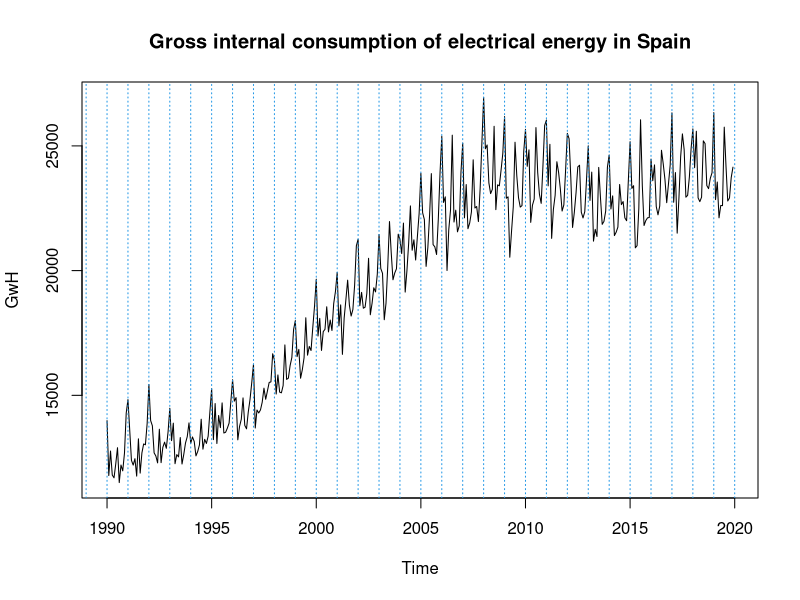
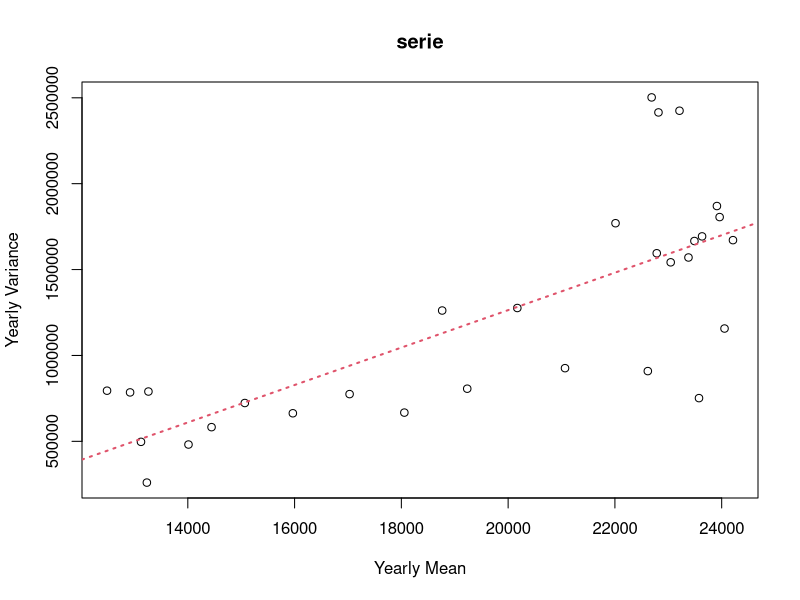
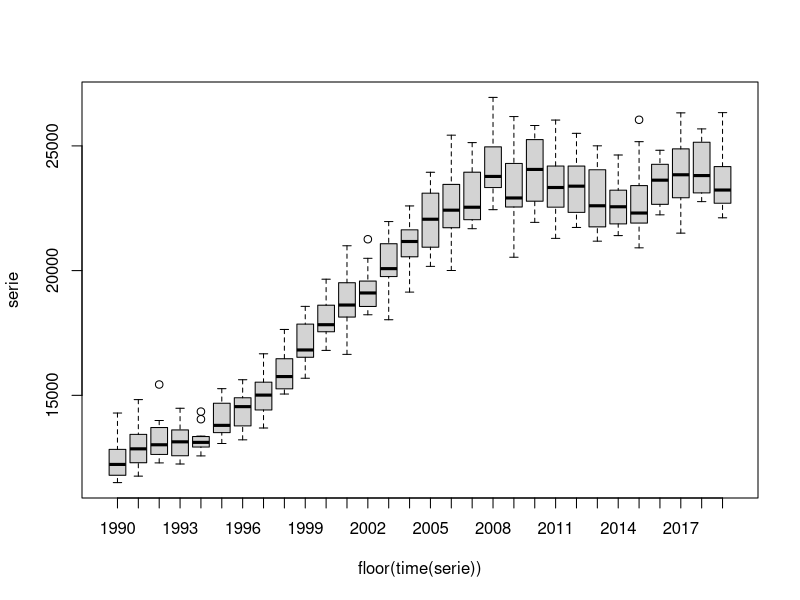
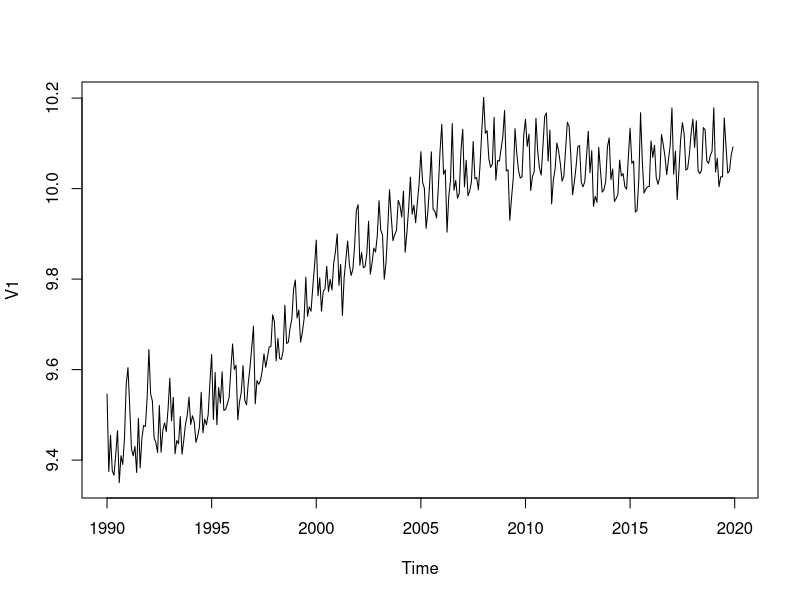
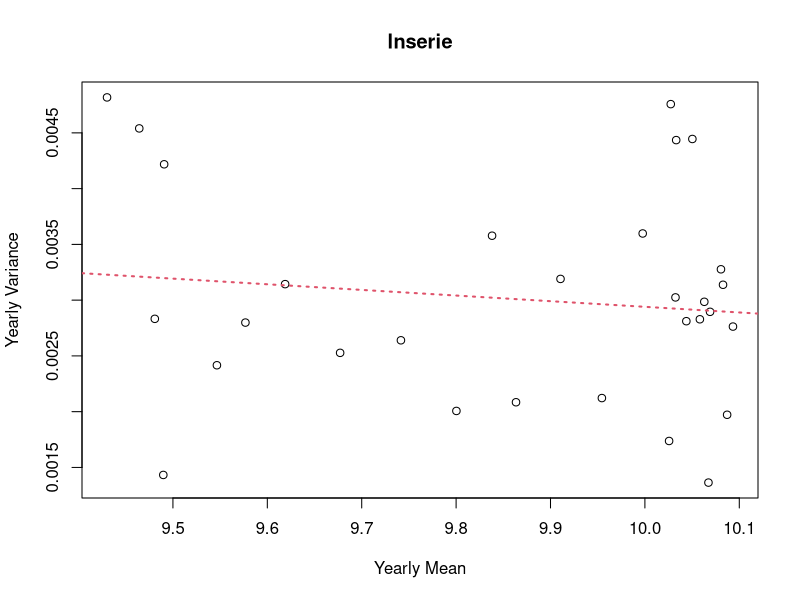
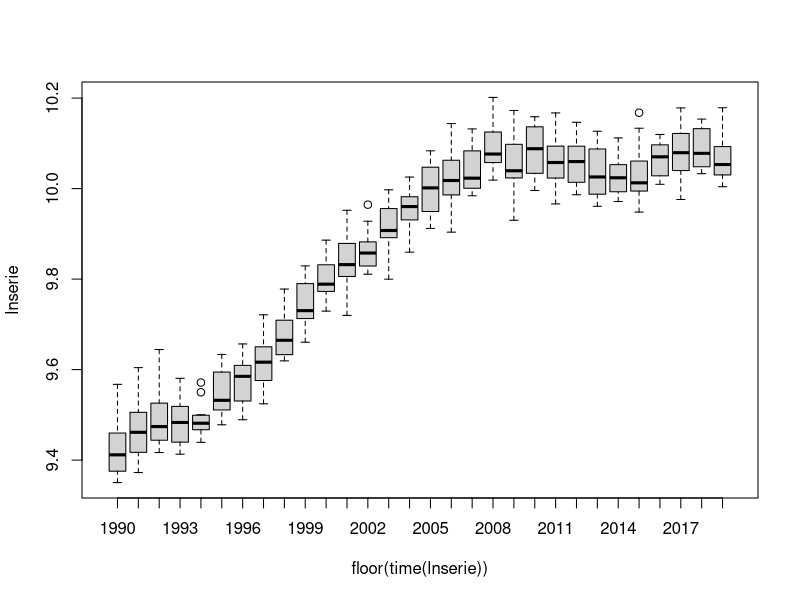
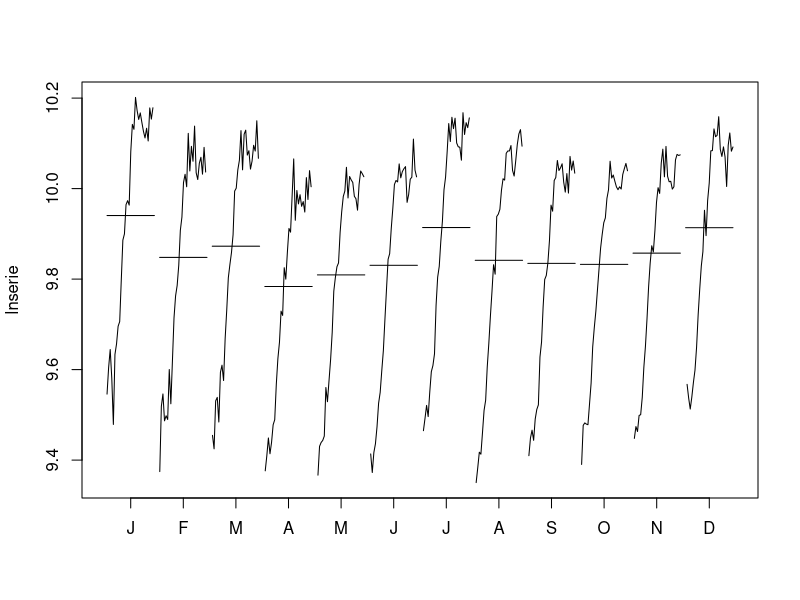
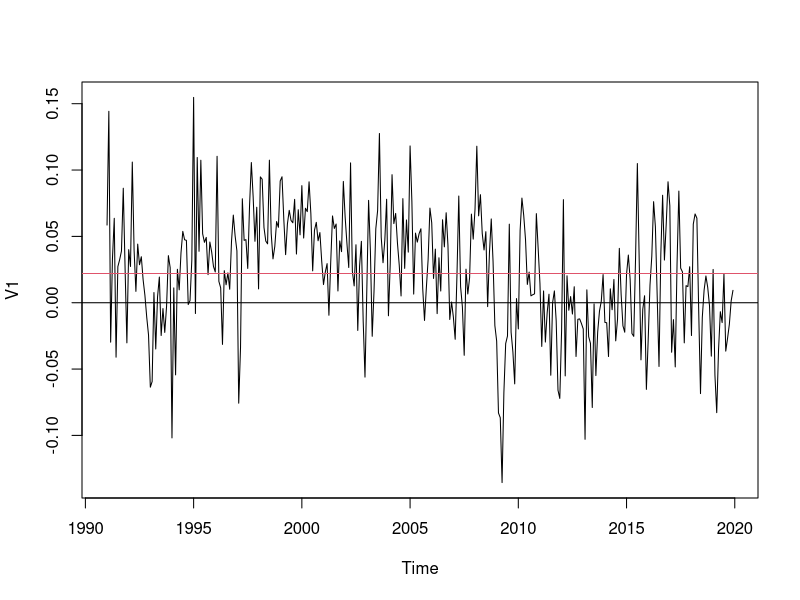

Here is the R script that generated these plots, in order:
## ---- chunk 1
serie=window(ts(read.table("ConsumElec.dat"),start=1990,freq=12))
plot(serie, main="Gross internal consumption of electrical energy in Spain", ylab="GwH")
abline(v=1985:2020,lty=3,col=4)
serie
## ---- chunk 2
m=apply(matrix(serie,nr=12),2,mean)
v=apply(matrix(serie,nr=12),2,var)
plot(m,v,xlab="Yearly Mean",ylab="Yearly Variance",main="serie")
abline(lm(v~m),col=2,lty=3,lwd=2)

boxplot(serie~floor(time(serie)))
## ---- chunk 3
lnserie=log(serie)
plot(lnserie)

m=apply(matrix(lnserie,nr=12),2,mean)
v=apply(matrix(lnserie,nr=12),2,var)
plot(m,v,xlab="Yearly Mean",ylab="Yearly Variance",main="lnserie")
abline(lm(v~m),col=2,lty=3,lwd=2)

boxplot(lnserie~floor(time(lnserie)))
## ---- chunk 4
monthplot(lnserie)
## ---- chunk 5
d12lnserie=diff(lnserie,12)
plot(d12lnserie)
abline(h=0)
abline(h=mean(d12lnserie),col=2)
## ---- chunk 6
d1d12lnserie=diff(d12lnserie,1)
plot(d1d12lnserie)
abline(h=0)
